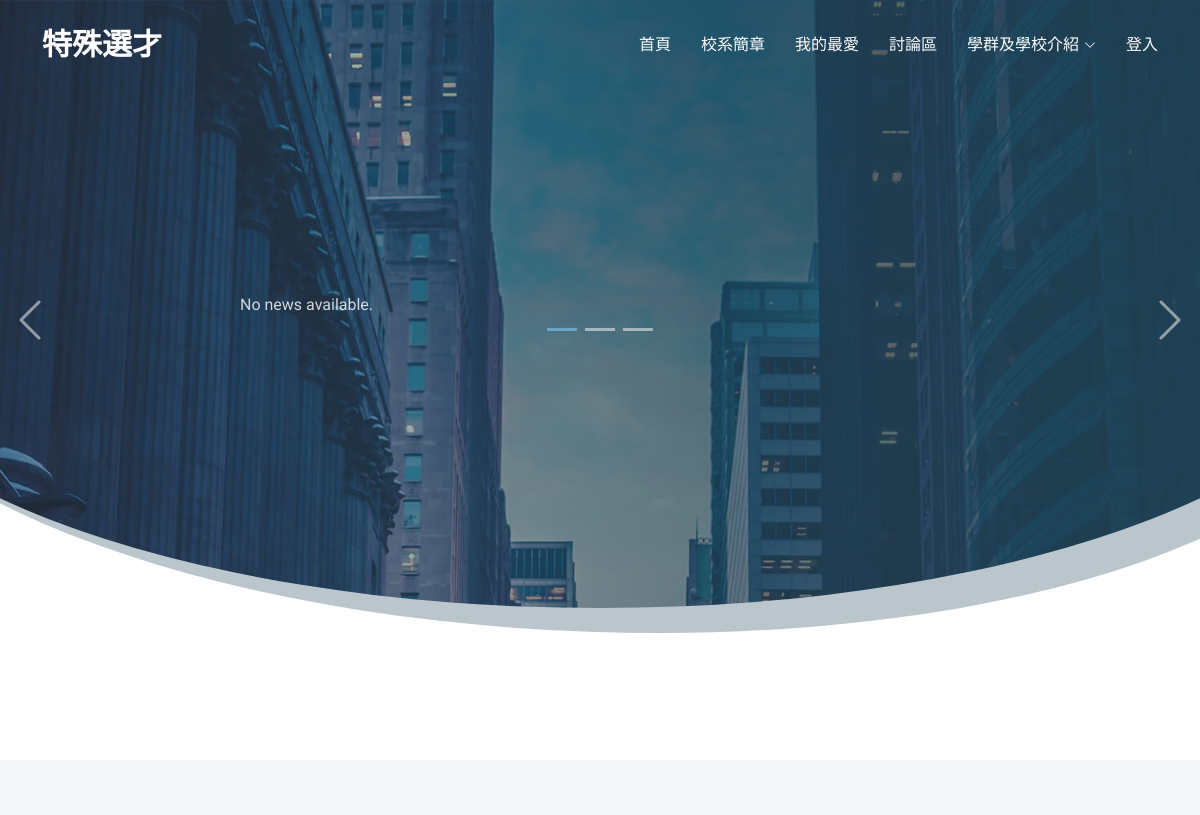
/Moderna/index.php (upper part), run on an earlier commit of the app's database.
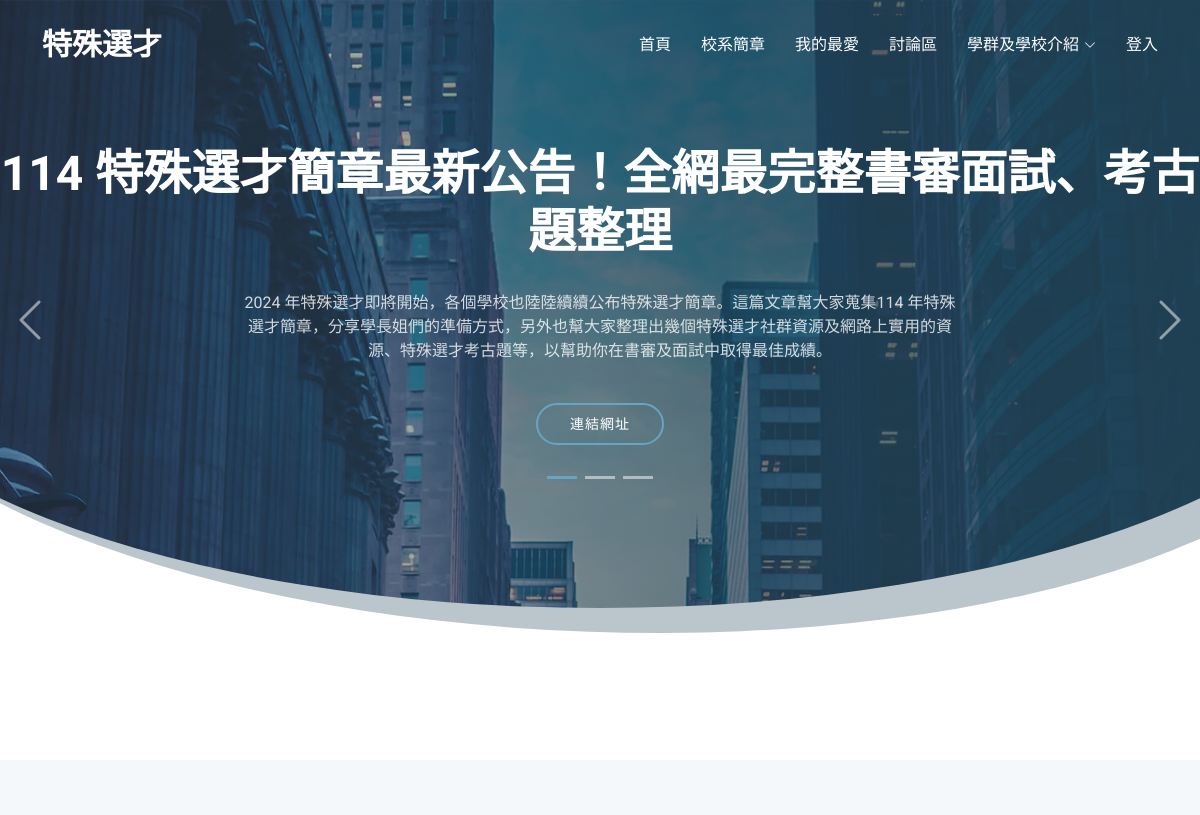
And on a later commit of the database.
### tables this page shows
CREATE TABLE `latest_news` (
  `title` varchar(35) NOT NULL,
  `content` varchar(255) NOT NULL,
  `link` varchar(255) DEFAULT NULL
);

### Moderna/index.php (the view, shortened to what this page needs)
<?php include('header.php'); ?>
<!DOCTYPE html>
<html lang="en">
<head>
  <link href="assets/vendor/bootstrap/css/bootstrap.min.css" rel="stylesheet">
  <link href="assets/vendor/bootstrap-icons/bootstrap-icons.css" rel="stylesheet">
  <link href="assets/vendor/aos/aos.css" rel="stylesheet">
  <link href="assets/vendor/glightbox/css/glightbox.min.css" rel="stylesheet">
  <link href="assets/vendor/swiper/swiper-bundle.min.css" rel="stylesheet">
  <link href="assets/css/main.css" rel="stylesheet">
</head>
<body class="index-page">
<?php
$servername = "localhost";
$username = "root";
$password = "";
$dbname = "sa-6";
$conn = new mysqli($servername, $username, $password, $dbname);
$sql = "SELECT title, content, link FROM latest_news LIMIT 3";
$result = $conn->query($sql);
?>
  <main class="main">
    <section id="hero" class="hero section dark-background">
      <div id="hero-carousel" class="carousel carousel-fade" data-bs-ride="carousel" data-bs-interval="5000" data-bs-pause="false">
      <div class="carousel-inner">
        <?php
        if ($result->num_rows > 0) {
            $isActive = true;
            while ($row = $result->fetch_assoc()) {
                ?>
                <div class="carousel-item <?php echo $isActive ? 'active' : ''; ?>">
                  <div class="carousel-container">
                    <h2><?php echo htmlspecialchars($row['title']); ?></h2>
                    <p><?php echo htmlspecialchars($row['content']); ?></p>
                    <a href="<?php echo htmlspecialchars($row['link']); ?>" class="btn-get-started">連結網址</a>
                  </div>
                </div>
                <?php
                $isActive = false;
            }
        } else {
            ?>
            <p>No news available.</p>
            <?php
        }
        ?>
      </div>
      <a class="carousel-control-prev" href="#hero-carousel" role="button" data-bs-slide="prev">
        <span class="carousel-control-prev-icon bi bi-chevron-left" aria-hidden="true"></span>
      </a>
      <a class="carousel-control-next" href="#hero-carousel" role="button" data-bs-slide="next">
        <span class="carousel-control-next-icon bi bi-chevron-right" aria-hidden="true"></span>
      </a>
      <div class="carousel-indicators ">
      <button type="button" data-bs-target="#hero-carousel" data-bs-slide-to="0" class="active" aria-current="true" aria-label="Slide 1"></button>
      <button type="button" data-bs-target="#hero-carousel" data-bs-slide-to="1" aria-label="Slide 2"></button>
      <button type="button" data-bs-target="#hero-carousel" data-bs-slide-to="2" aria-label="Slide 3"></button>
      </div>
    </div>
    </section>
    <div>
        <section>
        </section>
      </div>
    <section id="about" class="about section light-background">
      <div class="container">
        <div class="row gy-4">
        </div>
      </div>
    </section>
  </main>
</body>
</html>

What changed in the data, as far as the page shows it:
added latest_news: title "114 特殊選才簡章最新公告！全網最完整書審面試、考古題整理", content "2024 年特殊選才即將開始，各個學校也陸陸續續公布特殊選才簡章。這篇文章幫大家蒐集114 年特殊選才簡章，分享學長姐們的準備方式，另外也幫大家整理出幾個特殊選才社群資源及網路上實用的資源、特殊選才考古題等，以幫助你在書審及面試中取得最佳成績。"
Also different on the page:
text no longer shown: "No news available."
